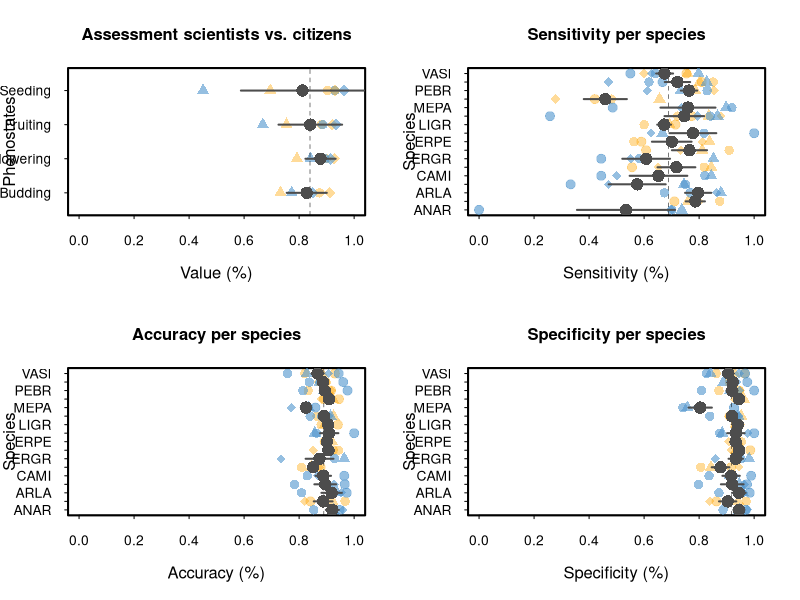

This chart was generated by the following R code:
############################DATA PAPER MEADOWATCH###################
###DATA COMPILED BY AJI JOHN
###FIGURES AND THIS ANALYSIS: RUBÉN D. MANZANEDO. APRIL-JULY 2021#########

###################PART 5######################

##Continuation of Figure 4: Data validation comparison of scientist vs. citizen scientists

#load accuracies data per phenostate and species from part 5
phenostates = read.csv('Accuracy per phenostate-trail.csv')
head(phenostates)

#graphical parameters
par(bty="o")
par(lwd=2)
par(tcl=-0.2)
par(las=1)
par(cex.lab=1.2)
par(mfcol=c(2,2))
color.orange = rgb(255/255,165/255,0/255,0.4)
color.blue = rgb(79/255,148/255,205/255,0.6)

#######Figure 4a: metrics per phenostate #########
#set the x-axes values for plotting and a small offset for the different hikes
phenostates$Y = 1:4
phenostates$Y2 = phenostates$Y+0.2
#plot each phenostate
plot(Y~accuracy.rl, phenostates,
     pch=21,
     bg=color.orange,
     lwd=0.5,
     cex=1.5,
     xlim=c(0,1),
     ylim=c(0.5,4.5),
     main='Assessment scientists vs. citizens',
     axes=F,
     ylab='Phenostates',
     xlab='Value (%)',
     col=rgb(0,0,0,0))
axis(2, labels=c('Budding','Flowering','Fruiting','Seeding'),
     at=c(1:4))
axis(1)
box()
points(Y~accuracy.gb, phenostates,
       pch=21,
       bg=color.blue,
       cex=1.5,
       lwd=0,
       col=rgb(0,0,0,0))
points(Y~sensitivity.rl, phenostates,
     pch=24,
     bg=color.orange,
     lwd=0.5,
     cex=1.5,
     ylim=c(0,1),
     col=rgb(0,0,0,0))
points(Y~sensitivity.gb, phenostates,
       pch=24,
       bg=color.blue,
       cex=1.5,
       lwd=0.5,
       col=rgb(0,0,0,0))
points(Y~specificity.rl, phenostates,
       pch=23,
       bg=color.orange,
       lwd=0.5,
       cex=1.5,
       col=rgb(0,0,0,0))
points(Y~specificity.gb, phenostates,
       pch=23,
       bg=color.blue,
       cex=1.5,
       lwd=0,
       col=rgb(0,0,0,0))

##means +- standard errors
head(phenostates)
phenostates$mean = apply(phenostates[,2:7],1, FUN='mean')
phenostates$sd = apply(phenostates[,2:7],1, FUN='sd')
phenostates$se = (phenostates$sd) / (sqrt(phenostates$mean))

#add reference line of mean
abline(v=mean(phenostates$mean),
       lty=2,
       lwd=0.51)

#plot them
points(Y~mean, phenostates,
       pch=16,
       col='grey30',
       cex=2,
       lwd=0)
for (i in 1:4){
  lines(x=c((phenostates$mean[i]-phenostates$se[i]),(phenostates$mean[i]+phenostates$se[i])), 
            y=c(i,i),
        col='grey30')
}


###Figure 4b: metrics per species###########
#load species data
species = read.csv('Accuracy per species.csv')
means = read.csv('Mean_metrics_per_species.csv')
head(species)
position.sp = as.numeric(as.factor(species$species))
pch.vector = length(species$phenostate)/4



##before anything, calculate means +- standard errors per species
head(species)
means.errs = data.frame('species' = rep(NA, length(levels(as.factor(species$species)))),
                        'mean.acc' = rep(NA, length(levels(as.factor(species$species)))),
                        'se.acc' = rep(NA, length(levels(as.factor(species$species)))),
                        'mean.sen' = rep(NA, length(levels(as.factor(species$species)))),
                        'se.sen' = rep(NA, length(levels(as.factor(species$species)))),
                        'mean.spe' = rep(NA, length(levels(as.factor(species$species)))),
                        'se.spe' = rep(NA, length(levels(as.factor(species$species)))))
##subset per species and then calculate basic metrics, save on the dataframe means.errs
for (i in 1:length(levels(as.factor(species$species)))){
  naming = levels(as.factor(species$species))[i]
  spec = subset(species,species==as.character(naming))
  accuracy = mean(c(spec$accuracy.gb,spec$accuracy.rl), na.rm=T)
  sensitiv = mean(c(spec$sensitivity.gb,spec$sensitivity.rl), na.rm=T)
  specific = mean(c(spec$specificity.gb,spec$specificity.rl), na.rm=T)
  
  accuracy.sd = sd(c(spec$accuracy.gb,spec$accuracy.rl), na.rm=T)
  sensitiv.sd = sd(c(spec$sensitivity.gb,spec$sensitivity.rl), na.rm=T)
  specific.sd = sd(c(spec$specificity.gb,spec$specificity.rl), na.rm=T)
  
  accuracy.n = length(na.omit(c(spec$accuracy.gb,spec$accuracy.rl)))
  sensitiv.n = length(na.omit(c(spec$sensitivity.gb,spec$sensitivity.rl)))
  specific.n = length(na.omit(c(spec$specificity.gb,spec$specificity.rl)))
  
  accuracy.se = accuracy.sd / sqrt(accuracy.n)
  sensitiv.se = sensitiv.sd / sqrt(sensitiv.n)
  specific.se = specific.sd / sqrt(specific.n)
  
  means.errs[i,1] = paste (levels(as.factor(species$species))[i])
  means.errs[i,2] = accuracy
  means.errs[i,3] = accuracy.se
  means.errs[i,4] = sensitiv
  means.errs[i,5] = sensitiv.se
  means.errs[i,6] = specific
  means.errs[i,7] = specific.se
  print(means.errs)
}

means.errs  


######Figure 4c: accuracies########
plot(position.sp~accuracy.rl, species,
     pch=rep(c(16,17,18,19), pch.vector),
     col=color.orange,
     lwd=0.5,
     cex=1.5,
     xlim=c(0,1),
     main='Accuracy per species',
     axes=F,
     ylab='Species',
     xlab='Accuracy (%)')
axis(2, labels=unique(species$species),
     at=unique(as.numeric(position.sp)),
     las=2)
axis(1)
box()
points(position.sp~accuracy.gb, species,
       pch=rep(c(16,17,18,19), pch.vector),
       col=color.blue,
       cex=1.5,
       lwd=0.5)

#add reference line of mean
abline(v=mean(means.errs$mean.acc),
       lty=2,
       lwd=0.5)

#plot them
points(1:17~means.errs$mean.acc,
       pch=16,
       col='grey30',
       cex=2,
       lwd=0)
for (i in 1:17){
  lines(x=c((means.errs$mean.acc[i]-means.errs$se.acc[i]), (means.errs$mean.acc[i]+means.errs$se.acc[i])), 
        y=c(i,i),
        col='grey30')
}




#Figure 4d sensitivities#####
plot(position.sp~sensitivity.rl, species,
     pch=rep(c(16,17,18,19), pch.vector),
     col=color.orange,
     lwd=0.5,
     cex=1.5,
     xlim=c(0,1),
     main='Sensitivity per species',
     axes=F,
     ylab='Species',
     xlab='Sensitivity (%)')
axis(2, labels=unique(species$species),
     at=unique(as.numeric(position.sp)),
     las=2)
axis(1)
box()
points(position.sp~sensitivity.gb, species,
       pch=rep(c(16,17,18,19), pch.vector),
       col=color.blue,
       cex=1.5,
       lwd=0.5)

#add reference line of mean
abline(v=mean(means.errs$mean.sen),
       lty=2,
       lwd=0.51)

#plot them
points(1:17~means.errs$mean.sen,
       pch=16,
       col='grey30',
       cex=2,
       lwd=0)
for (i in 1:17){
  lines(x=c((means.errs$mean.sen[i]-means.errs$se.sen[i]), (means.errs$mean.sen[i]+means.errs$se.sen[i])), 
        y=c(i,i),
        col='grey30')
}


#plot SPECIFICITY
plot(position.sp~specificity.rl, species,
     pch=rep(c(16,17,18,19), pch.vector),
     col=color.orange,
     lwd=0.5,
     cex=1.5,
     xlim=c(0,1),
     main='Specificity per species',
     axes=F,
     ylab='Species',
     xlab='Specificity (%)')
axis(2, labels=unique(species$species),
     at=unique(as.numeric(position.sp)),
     las=2)
axis(1)
box()
points(position.sp~specificity.gb, species,
       pch=rep(c(16,17,18,19), pch.vector),
       col=color.blue,
       cex=1.5,
       lwd=0.5)

#add reference line of mean
abline(v=mean(means.errs$mean.spe),
       lty=2,
       lwd=0.51)

#plot them
points(1:17~means.errs$mean.spe,
       pch=16,
       col='grey30',
       cex=2,
       lwd=0)
for (i in 1:17){
  lines(x=c((means.errs$mean.spe[i]-means.errs$se.spe[i]), (means.errs$mean.spe[i]+means.errs$se.spe[i])), 
        y=c(i,i),
        col='grey30')
}

#figure exported to inkscape to be sorted by value in each of them individually.
##END OF CODE

